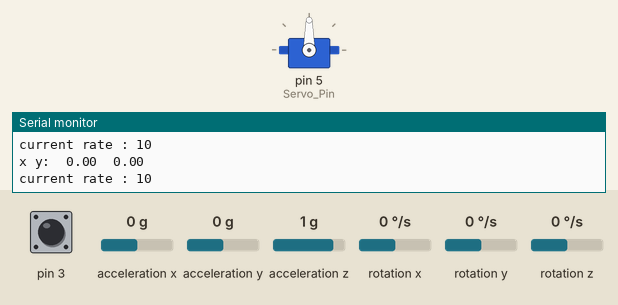
Simulated run of this sketch. Board: Arduino Leonardo, built with avr-gcc and run on an emulated ATmega32U4. Parts: servo, the last lines printed to the serial monitor. The test bench sets the inputs (shaded band); at power-on: acceleration x 0 g, rotation y 0 °/s, acceleration z 1 g, pin 3 HIGH, acceleration y 0 g, rotation x 0 °/s, rotation z 0 °/s.

Above: at 1.7 s.
1.8 s: acceleration x set to -1.4 g
At 2.4 s:
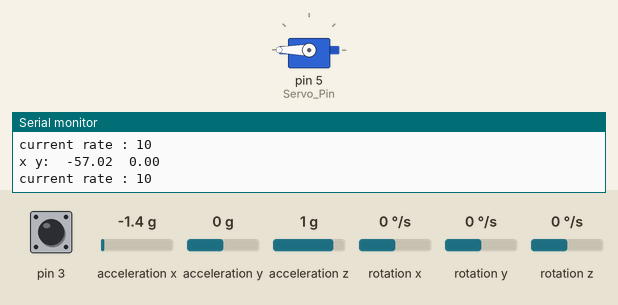
3.6 s: rotation y set to 192 °/s
At 4.36 s:
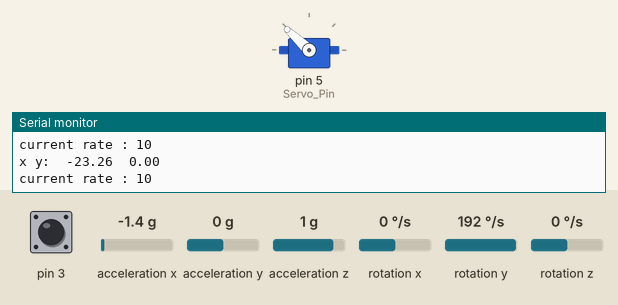
6.6 s: acceleration x set to 0 g
9.6 s: acceleration z set to -1.4 g
At 10.0 s:
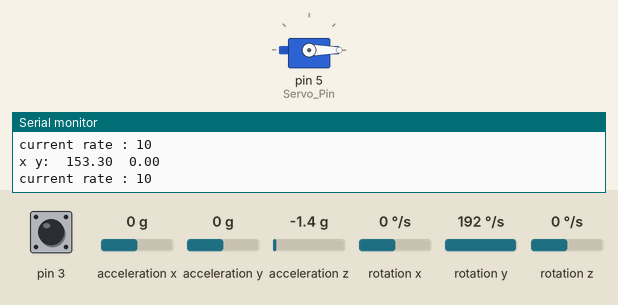
11.1 s: acceleration x set to -0.2 g
At 12.3 s:
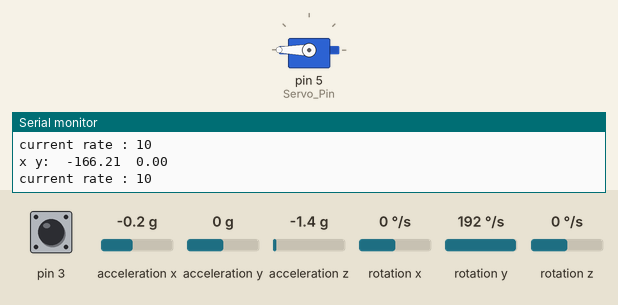
12.6 s: acceleration z set to 0 g
14.2 s: acceleration z set to 0.2 g
Timing chart, 0 to 19.9 s (numbered marks = the images above; inputs shaded):
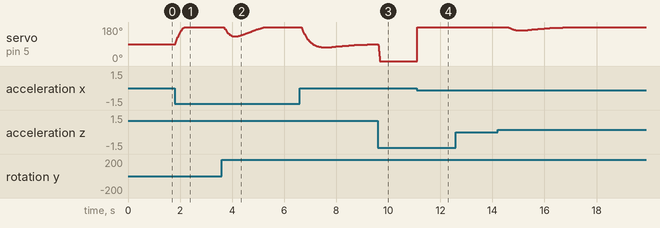

The sketch:

LrVi.ino
```cpp
/*****************************************************
Arduino Pin Defines
*****************************************************/
#define Receiver_Pin 2      //Defines where the radio PPM SUM is connected to
#define Servo_Pin 5      //Defines where the servo is connected to
#define Motor_Pin_One 9      //Defines where the motor is connected to
#define Motor_Pin_Two 10      //Defines where the motor is connected to

/*****************************************************
Radio Parsing Defines
*****************************************************/
#define Radio_Min 1125      //Minimum duration of raw radio pulse
#define Radio_Max 1860      //Maximum duration of raw radio pulse
#define Throt_Min 1         //Minimum value of parsed throttle
#define Throt_Max 15      //Maximum value of parsed throttle
#define Parse_Min -500      //Minimum value of parsed radio
#define Parse_Max 500       //Maximum value of parsed radio

#define CH1 0    //defines CH number to numeric values for easy code reading
#define CH2 1
#define CH3 2
#define CH4 3
#define CH5 4
#define CH6 5

/*****************************************************
Other Defines
*****************************************************/

#define MOT_UP 1
#define MOT_DOWN 0
#define Max_Motor_Freq 15
#define Min_Motor_Freq 1


/*****************************************************
MPU Parsing Defines
Class documentation
http://www.i2cdevlib.com/docs/html/class_m_p_u6050.html

Gyro Readings
FS_SEL | Full Scale Range   | LSB Sensitivity
-------+--------------------+----------------
0      | +/- 250 degrees/s  | 131 LSB/deg/s		(DEFAULT)
1      | +/- 500 degrees/s  | 65.5 LSB/deg/s
2      | +/- 1000 degrees/s | 32.8 LSB/deg/s
3      | +/- 2000 degrees/s | 16.4 LSB/deg/s

AFS_SEL | Full Scale Range | LSB Sensitivity
--------+------------------+----------------
0       | +/- 2g           | 8192 LSB/mg 		(DEFAULT)
1       | +/- 4g           | 4096 LSB/mg
2       | +/- 8g           | 2048 LSB/mg
3       | +/- 16g          | 1024 LSB/mg

*****************************************************/
#include "I2Cdev.h"
#include "MPU6050.h"
#include "Servo.h"
#include "Kalman.h" // Source: https://github.com/TKJElectronics/KalmanFilter
#include "Timer.h"

#if I2CDEV_IMPLEMENTATION == I2CDEV_ARDUINO_WIRE
    #include "Wire.h"
#endif

/*****************************************************
Global Variables
*****************************************************/
int radio[8];  //array for storing raw radio input data
int parsed_radio[6];  //array for storing parsed radio data

int16_t ax, ay, az;
int16_t gx, gy, gz;

float base_ax, base_ay, base_gx, base_gy, base_gz;

long serial_deg_delay;
long kalman_timer;

double kalAngleX, kalAngleY; // Calculated angle using a Kalman filter
double roll, pitch;

unsigned int rate_counter = 0;

int roll_P = 2;
unsigned long osc_period = 100;
int osc_status;
int last_throttle;

/*****************************************************
Classes
*****************************************************/
MPU6050 accelgyro;
Kalman kalmanX; // Create the Kalman instances
Kalman kalmanY;
Servo bae;
Timer osc_motor;


void setup()
{
  Serial.begin(115200);        //begins serial data stream
  Serial.println("ready");     //I am ready!
  radio_init();                 //Initializes radio input codes
  MPU_Init();
  kalman_init();
  osc_motor.every(osc_period, motor_osc);
  bae.attach(Servo_Pin, 1000, 2000);
}

void loop()
{
  MPU_Getdata();
  parse();          //Parses raw radio data
  bae_write();
  rate_counter++;
  serial_deg(50);
  motor_calc();
  osc_motor.update();
}

void motor_calc()
{
	if (last_throttle = !parsed_radio[CH3])
	{
		osc_motor.stop(0);
		osc_motor.every(1000 / parsed_radio[CH3], motor_osc);
		last_throttle = parsed_radio[CH3];
	}
}

void motor_osc()
{
	if (osc_status == MOT_UP)
	{
		digitalWrite(Motor_Pin_One, LOW);
		digitalWrite(Motor_Pin_Two, LOW);
		digitalWrite(Motor_Pin_One, HIGH);
		digitalWrite(Motor_Pin_Two, LOW);
		osc_status = MOT_DOWN;
	}
	else if (osc_status == MOT_DOWN)
	{
		digitalWrite(Motor_Pin_One, LOW);
		digitalWrite(Motor_Pin_Two, LOW);
		digitalWrite(Motor_Pin_One, LOW);
		digitalWrite(Motor_Pin_Two, HIGH);
		osc_status = MOT_UP;
	}


}

void bae_write()
{
	if (abs(parsed_radio[CH3]) > 50)
	{
		bae.write(90 - parsed_radio[CH3] * 0.18);  //0.18 = mapping constant +- 500 ->  +-90
	}
	else
	{
		bae.write(90 - roll_P * kalAngleX);
	}

}

void serial_mpu() //Writes raw sensor values to serial
{
    Serial.print("a/g:\t");
    Serial.print((float)ax / 16384); Serial.print("\t");
	Serial.print((float)ay / 16384); Serial.print("\t");
	Serial.print((float)az / 16384); Serial.print("\t");
	Serial.print((float)gx / 131); Serial.print("\t");
	Serial.print((float)gy / 131); Serial.print("\t");
	Serial.println((float)gz / 131);
}

void serial_deg()
{
    Serial.print("x y:\t");
	Serial.print(kalAngleX); Serial.print("\t");
	Serial.println(kalAngleY);
}

void serial_deg(int delay)
{
	if (millis() - serial_deg_delay > delay)
	{
		Serial.print("x y:\t");
		Serial.print(kalAngleX); Serial.print("\t");
		Serial.println(kalAngleY);
		serial_deg_delay = millis();
		Serial.print("current rate : ");
		Serial.println(rate_counter);
		rate_counter = 0;
	}
}


void calib()
{
  int samples = 10;
  float acc_x_calib = 0;
  float acc_y_calib = 0;
  float acc_z_calib = 0;
  float gyro_x_calib = 0;
  float gyro_y_calib = 0;
  float gyro_z_calib = 0;
  int16_t Ax, Ay, Az, Gx, Gy, Gz;
  for(int i=0; i<samples;i++)
  {
    accelgyro.getMotion6(&Ay, &Ax, &Az, &Gy, &Gx, &Gz);
    acc_x_calib += float(Ax);
    acc_y_calib += float(Ay);
    gyro_x_calib += float(Gx);
    gyro_y_calib += float(Gy);
    gyro_z_calib += float(Gz);
    delay(50);
  }
  base_ax = acc_x_calib/samples;
  base_ay = acc_y_calib/samples;
  base_gx = gyro_x_calib/samples;
  base_gy = gyro_y_calib/samples;
  base_gz = gyro_z_calib/samples;
}

void kalman_init()
{
	accelgyro.getMotion6(&ay, &ax, &az, &gy, &gx, &gz);

	float acc_x = float(ax) / 8192;
	float acc_y = float(ay) / 8192;
	float acc_z = float(az) / 8192;

	roll = atan2(acc_y, acc_z) * RAD_TO_DEG;
	pitch = atan(-acc_x / sqrt(acc_y * acc_y + acc_z * acc_z)) * RAD_TO_DEG;

	kalmanX.setAngle(roll); // Set starting angle
	kalmanY.setAngle(pitch);
	kalman_timer = micros();

}

void MPU_Getdata()
{
    accelgyro.getMotion6(&ay, &ax, &az, &gy, &gx, &gz);

    float acc_x = float(ax)/8192;
    float acc_y = float(ay)/8192;
    float acc_z = float(az)/8192;

    float gyro_x = (float(gx) - base_gx)/131;
    float gyro_y = (float(gy) - base_gy)/131;
    float gyro_z = (float(gz) - base_gz)/131;

	double dt = (double)(micros() - kalman_timer) / 1000000; // Calculate delta time
	kalman_timer = micros();

	roll = atan2(acc_y, acc_z) * RAD_TO_DEG;
	pitch = atan(-acc_x / sqrt(acc_y * acc_y + acc_z * acc_z)) * RAD_TO_DEG;

	if ((roll < -90 && kalAngleX > 90) || (roll > 90 && kalAngleX < -90)) {
		kalmanX.setAngle(roll);
		kalAngleX = roll;
	}
	else
		kalAngleX = kalmanX.getAngle(roll, gyro_x, dt); // Calculate the angle using a Kalman filter

	if (abs(kalAngleX) > 90)
		gyro_y = -gyro_y; // Invert rate, so it fits the restriced accelerometer reading

	kalAngleY = kalmanY.getAngle(pitch, gyro_y, dt);
}

void MPU_Init(){
 // join I2C bus (I2Cdev library doesn't do this automatically)
    #if I2CDEV_IMPLEMENTATION == I2CDEV_ARDUINO_WIRE
        Wire.begin();
    #elif I2CDEV_IMPLEMENTATION == I2CDEV_BUILTIN_FASTWIRE
        Fastwire::setup(400, true);
    #endif
    // initialize device
    Serial.println("Initializing I2C devices...");
    accelgyro.initialize();

    // verify connection
    Serial.println("Testing device connections...");
    Serial.println(accelgyro.testConnection() ? "MPU6050 connection successful" : "MPU6050 connection failed");

    calib();

    // use the code below to change accel/gyro offset values
    /*
    Serial.println("Updating internal sensor offsets...");
    // -76	-2359	1688	0	0	0
    Serial.print(accelgyro.getXAccelOffset()); Serial.print("\t"); // -76
    Serial.print(accelgyro.getYAccelOffset()); Serial.print("\t"); // -2359
    Serial.print(accelgyro.getZAccelOffset()); Serial.print("\t"); // 1688
    Serial.print(accelgyro.getXGyroOffset()); Serial.print("\t"); // 0
    Serial.print(accelgyro.getYGyroOffset()); Serial.print("\t"); // 0
    Serial.print(accelgyro.getZGyroOffset()); Serial.print("\t"); // 0
    Serial.print("\n");
    accelgyro.setXGyroOffset(220);
    accelgyro.setYGyroOffset(76);
    accelgyro.setZGyroOffset(-85);
    Serial.print(accelgyro.getXAccelOffset()); Serial.print("\t"); // -76
    Serial.print(accelgyro.getYAccelOffset()); Serial.print("\t"); // -2359
    Serial.print(accelgyro.getZAccelOffset()); Serial.print("\t"); // 1688
    Serial.print(accelgyro.getXGyroOffset()); Serial.print("\t"); // 0
    Serial.print(accelgyro.getYGyroOffset()); Serial.print("\t"); // 0
    Serial.print(accelgyro.getZGyroOffset()); Serial.print("\t"); // 0
    Serial.print("\n");
    */
}


void parse()  //takes data from raw radio data and parse them into usable form and saves them on parsed_radio
{
   parsed_radio[CH1] = map(radio[CH1], Radio_Min, Radio_Max, Parse_Min, Parse_Max);
   parsed_radio[CH2] = map(radio[CH2], Radio_Min, Radio_Max, Parse_Min, Parse_Max);
   parsed_radio[CH3] = map(radio[CH3], Radio_Min, Radio_Max, Throt_Min, Throt_Max);
   parsed_radio[CH4] = map(radio[CH4], Radio_Min, Radio_Max, Parse_Min, Parse_Max);
   parsed_radio[CH5] = map(radio[CH5], Radio_Min, Radio_Max, Parse_Min, Parse_Max);
   parsed_radio[CH6] = map(radio[CH6], Radio_Min, Radio_Max, Throt_Min, Throt_Max);
}

void serial_radio()     //Outputs Parsed Radio data to Serial
{
  for(int CH = 0; CH < 6; CH++)
  {
    Serial.print("CH");
    Serial.print(CH+1);
    Serial.print(": ");
    Serial.print(parsed_radio[CH]);
    Serial.print("  ");
  }
  Serial.println("");
}


/*****************************************************
Radio Receiving Code has been forked from
http://code.google.com/p/read-any-ppm/
*****************************************************/

void radio_init()
{
  pinMode(Receiver_Pin, INPUT);
  attachInterrupt(Receiver_Pin - 2, read_ppm, CHANGE);
  TCCR1A = 0;  //reset timer1
  TCCR1B = 0;
  TCCR1B |= (1 << CS11);  //set timer1 to increment every 0,5 us
}

void read_ppm(){  //leave this alone
  static unsigned int pulse;
  static unsigned long counter;
  static byte channel;

  counter = TCNT1;
  TCNT1 = 0;

  if(counter < 1020){  //must be a pulse if less than 510us
    pulse = counter;
  }
  else if(counter > 3820){  //sync pulses over 1910us
    channel = 0;
  }
  else{  //servo values between 510us and 2420us will end up here
    radio[channel] = (counter + pulse)/2;
    channel++;
  }
}
```

Event.cpp
```cpp
// (licence header left out)
/*  * * * * * * * * * * * * * * * * * * * * * * * * * * *
 Code by Simon Monk
 http://www.simonmonk.org
* * * * * * * * * * * * * * * * * * * * * * * * * * * * */

// For Arduino 1.0 and earlier
#if defined(ARDUINO) && ARDUINO >= 100
#include "Arduino.h"
#else
#include "WProgram.h"
#endif

#include "Event.h"

Event::Event(void)
{
	eventType = EVENT_NONE;
}

void Event::update(void)
{
    unsigned long now = millis();
    update(now);
}

void Event::update(unsigned long now)
{
	if (now - lastEventTime >= period)
	{
		switch (eventType)
		{
			case EVENT_EVERY:
				(*callback)();
				break;

			case EVENT_OSCILLATE:
				pinState = ! pinState;
				digitalWrite(pin, pinState);
				break;
		}
		lastEventTime = now;
		count++;
	}
	if (repeatCount > -1 && count >= repeatCount)
	{
		eventType = EVENT_NONE;
	}
}
```

Event.h
```cpp
// (licence header left out)
/*  * * * * * * * * * * * * * * * * * * * * * * * * * * *
 Code by Simon Monk
 http://www.simonmonk.org
* * * * * * * * * * * * * * * * * * * * * * * * * * * * */

#ifndef Event_h
#define Event_h

#include <inttypes.h>

#define EVENT_NONE 0
#define EVENT_EVERY 1
#define EVENT_OSCILLATE 2

class Event
{

public:
  Event(void);
  void update(void);
  void update(unsigned long now);
  int8_t eventType;
  unsigned long period;
  int repeatCount;
  uint8_t pin;
  uint8_t pinState;
  void (*callback)(void);
  unsigned long lastEventTime;
  int count;
};

#endif
```

Kalman.h
```cpp
// (licence header left out)
#ifndef _Kalman_h
#define _Kalman_h

class Kalman {
public:
    Kalman() {
        /* We will set the variables like so, these can also be tuned by the user */
        Q_angle = 0.001;
        Q_bias = 0.003;
        R_measure = 0.03;

        angle = 0; // Reset the angle
        bias = 0; // Reset bias

        P[0][0] = 0; // Since we assume that the bias is 0 and we know the starting angle (use setAngle), the error covariance matrix is set like so - see: http://en.wikipedia.org/wiki/Kalman_filter#Example_application.2C_technical
        P[0][1] = 0;
        P[1][0] = 0;
        P[1][1] = 0;
    };
    // The angle should be in degrees and the rate should be in degrees per second and the delta time in seconds
    double getAngle(double newAngle, double newRate, double dt) {
        // KasBot V2  -  Kalman filter module - http://www.x-firm.com/?page_id=145
        // Modified by Kristian Lauszus
        // See my blog post for more information: http://blog.tkjelectronics.dk/2012/09/a-practical-approach-to-kalman-filter-and-how-to-implement-it

        // Discrete Kalman filter time update equations - Time Update ("Predict")
        // Update xhat - Project the state ahead
        /* Step 1 */
        rate = newRate - bias;
        angle += dt * rate;

        // Update estimation error covariance - Project the error covariance ahead
        /* Step 2 */
        P[0][0] += dt * (dt*P[1][1] - P[0][1] - P[1][0] + Q_angle);
        P[0][1] -= dt * P[1][1];
        P[1][0] -= dt * P[1][1];
        P[1][1] += Q_bias * dt;

        // Discrete Kalman filter measurement update equations - Measurement Update ("Correct")
        // Calculate Kalman gain - Compute the Kalman gain
        /* Step 4 */
        S = P[0][0] + R_measure;
        /* Step 5 */
        K[0] = P[0][0] / S;
        K[1] = P[1][0] / S;

        // Calculate angle and bias - Update estimate with measurement zk (newAngle)
        /* Step 3 */
        y = newAngle - angle;
        /* Step 6 */
        angle += K[0] * y;
        bias += K[1] * y;

        // Calculate estimation error covariance - Update the error covariance
        /* Step 7 */
        P[0][0] -= K[0] * P[0][0];
        P[0][1] -= K[0] * P[0][1];
        P[1][0] -= K[1] * P[0][0];
        P[1][1] -= K[1] * P[0][1];

        return angle;
    };
    void setAngle(double newAngle) { angle = newAngle; }; // Used to set angle, this should be set as the starting angle
    double getRate() { return rate; }; // Return the unbiased rate

    /* These are used to tune the Kalman filter */
    void setQangle(double newQ_angle) { Q_angle = newQ_angle; };
    void setQbias(double newQ_bias) { Q_bias = newQ_bias; };
    void setRmeasure(double newR_measure) { R_measure = newR_measure; };

    double getQangle() { return Q_angle; };
    double getQbias() { return Q_bias; };
    double getRmeasure() { return R_measure; };

private:
    /* Kalman filter variables */
    double Q_angle; // Process noise variance for the accelerometer
    double Q_bias; // Process noise variance for the gyro bias
    double R_measure; // Measurement noise variance - this is actually the variance of the measurement noise

    double angle; // The angle calculated by the Kalman filter - part of the 2x1 state vector
    double bias; // The gyro bias calculated by the Kalman filter - part of the 2x1 state vector
    double rate; // Unbiased rate calculated from the rate and the calculated bias - you have to call getAngle to update the rate

    double P[2][2]; // Error covariance matrix - This is a 2x2 matrix
    double K[2]; // Kalman gain - This is a 2x1 vector
    double y; // Angle difference
    double S; // Estimate error
};

#endif
```

Timer.h
```cpp
// (licence header left out)
/*  * * * * * * * * * * * * * * * * * * * * * * * * * * *
 Code by Simon Monk
 http://www.simonmonk.org
* * * * * * * * * * * * * * * * * * * * * * * * * * * * */

#ifndef Timer_h
#define Timer_h

#include <inttypes.h>
#include "Event.h"

#define MAX_NUMBER_OF_EVENTS (10)

#define TIMER_NOT_AN_EVENT (-2)
#define NO_TIMER_AVAILABLE (-1)

class Timer
{

public:
  Timer(void);

  int8_t every(unsigned long period, void (*callback)(void));
  int8_t every(unsigned long period, void (*callback)(void), int repeatCount);
  int8_t after(unsigned long duration, void (*callback)(void));
  int8_t oscillate(uint8_t pin, unsigned long period, uint8_t startingValue);
  int8_t oscillate(uint8_t pin, unsigned long period, uint8_t startingValue, int repeatCount);

  /**
   * This method will generate a pulse of !startingValue, occuring period after the
   * call of this method and lasting for period. The Pin will be left in !startingValue.
   */
  int8_t pulse(uint8_t pin, unsigned long period, uint8_t startingValue);

  /**
   * This method will generate a pulse of pulseValue, starting immediately and of
   * length period. The pin will be left in the !pulseValue state
   */
  int8_t pulseImmediate(uint8_t pin, unsigned long period, uint8_t pulseValue);
  void stop(int8_t id);
  void update(void);
  void update(unsigned long now);

protected:
  Event _events[MAX_NUMBER_OF_EVENTS];
  int8_t findFreeEventIndex(void);

};

#endif
```

Source omitted: Timer.cpp (3659 bytes)

Measured:
- the behaviour switches between 0 and -0.1 g on acceleration x (found by bisection; images 3 and 4)
- after the input at 1.8 s, servo on pin 5 (Servo_Pin): moves from 90° to 180° over 0.35 s, starting at once
- after the input at 9.6 s, servo on pin 5 (Servo_Pin): 89° → 0° at once
- after the input at 11.1 s, servo on pin 5 (Servo_Pin): 0° → 180° at once
